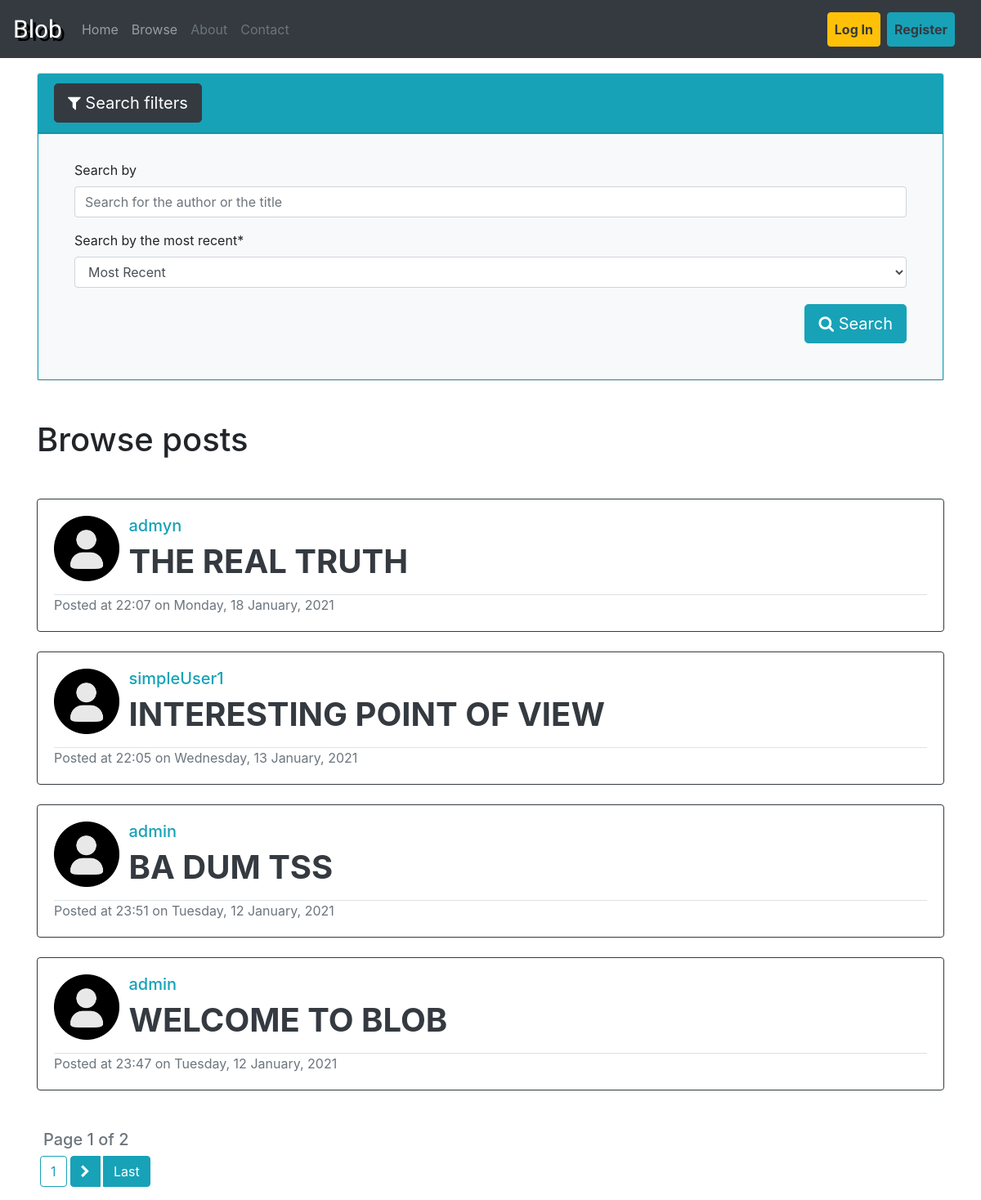
The page /browse/ on the database its author committed.
### blog/models.py (models this page shows, shortened)
class Post(models.Model):
    title = models.CharField(max_length = 100)
    content = tinymce_models.HTMLField()
    date = models.DateTimeField(default=timezone.now)
    author = models.ForeignKey(User, on_delete=models.CASCADE)

### account/models.py (models this page shows, shortened)
class Profile(models.Model):
    user = models.OneToOneField(User, on_delete=models.CASCADE)
    picture = models.ImageField(default=DEFAULT_PICTURE, upload_to=PROFILE_PICTURES_LOCATION)
    info = models.TextField(default="No info was provided", blank=True, null=True)
    def get_picture(self):
        if os.path.exists(self.picture.path):
            return self.picture.url
        return DEFAULT_PICTURE_URL

### blog/views/main_views.py (the view)
# urls.py: path('browse/', views.browse_posts, name='blog-browse'),
def browse_posts(request):
    post_search = request.GET.get("search")
    post_order = request.GET.get("order_by")
    order = "date" if post_order == "old" else "-date"
    default_form_values = {
        "search": post_search,
    }
    if post_search == None:
        post_search = ""
    form = SearchPostsForm(initial=default_form_values)
    filtered_posts = Post.objects.filter(Q(title__contains=post_search) | Q(author__username__contains=post_search)).order_by(order)
    posts_count = filtered_posts.count()
    posts_per_page = 4
    paginator = Paginator(filtered_posts, posts_per_page)
    page_number = request.GET.get("page")
    found_posts = paginator.get_page(page_number)
    context = {
        "posts": found_posts,
        "form": form,
        "title": "Search",
        "count": posts_count,
    }
    return render(request, "blog/main/browse.html", context=context)

### blog/forms.py
class SearchPostsForm(forms.Form):
    search = forms.CharField(label="Search by", required=False, max_length=100, widget=forms.TextInput(attrs={'name': 'search','placeholder':'Search for the author or the title'}))
    order_by = forms.ChoiceField(label="Search by the most recent", choices=(("new","Most Recent"), ("old","Oldest")))

### blog/templatetags/blog_extras.py (called while the page is built)
@register.simple_tag
def url_replace(request, field, value):
    parameters = request.GET.copy()
    parameters[field] = value
    return parameters.urlencode()

### blog/templates/blog/main/browse.html (shortened to what this page needs)
{% extends "blog/basic.html" %}
{% load crispy_forms_tags %}
{% load blog_extras %}
{% block content_big %}
<div id="accordion">
    <div class="card ">
      <div class="card-header bg-info" id="headingOne">
        <h5 class="mb-0">
          <button class="btn btn-dark btn-lg btn-white" data-toggle="collapse" data-target="#collapseOne" aria-expanded="true" aria-controls="collapseOne">
            <i class="fa fa-filter" aria-hidden="true"></i> Search filters
          </button>
        </h5>
      </div>
      <div id="collapseOne" class="collapse show" aria-labelledby="headingOne" data-parent="#accordion">
        <div class="card-body border border-info bg-light">
            <form method="GET" class="mt-1 p-2">
                <fieldset class="form-group ml-3 mr-3">
                    {{ form|crispy }}
                    <button class="btn btn-lg btn-info mt-1 pull-right" type="submit"> <i class="fa fa-search" aria-hidden="true"></i> Search </button>
                </fieldset>
            </form>
        </div>
      </div>
    </div>
</div>
    <div class="mt-5 mb-5">
        {% if request.GET.search %}
                <h1> Search results for <b> {{request.GET.search }}</b>  ({{count}})</h1>
                {% if count == 0 %}
                    <h1> Sorry, no results were found </h1>
                    <h3 class="text-muted">Check if the words are typed correctly or try searching for something else</h3>
                {% endif %}
        {% else %}
            <h1> Browse posts </h1>
        {% endif %}
    </div>
    {% for post in posts %}
        <div class="card border border-dark mt-4">
            <div class="card-body">
                <div class="row">
                    <div class="col-md-1">
                        <img src="{{ post.author.profile.get_picture }}" alt="Profile Picture" class="rounded" width="80" height="80">
                    </div>
                    <div class="col-md">
                        <h5>
                             <a href="{% url 'account-profile-inspect' post.author.pk %}" class="text-info">{{post.author.username}}</a>
                        </h5>
                        <h1 class="">
                            <a href="{% url 'blog-post-view' post.id %}" class="text-dark font-weight-bold">{{ post.title|upper }}</a>
                        </h1>
                    </div>
                </div>
                <div class="row mt-2">
                    <div class="col-md">
                        <div class="border-top text-muted">
                            Posted at {{ post.date|date:"G:i" }} on {{ post.date|date:"l, j F, Y " }}
                        </div>
                    </div>
                </div>
            </div>
        </div>
    {% endfor %}
    <p class="h5 text-muted mt-5 ml-2">
        Page {{ posts.number }} of {{ posts.paginator.num_pages }}
    </p>
    <div class="btn-toolbar " role="toolbar" aria-label="Toolbar with button groups" >
        <div class="btn-group mr-1" role="group" aria-label="Second group">
            <a href="?{% url_replace request 'page' posts.number %}" class="btn btn-outline-info"> {{ posts.number }}</a>
        </div>
        <div class="btn-group mr-1" role="group" aria-label="Third group">
            {% if posts.has_next %}
                <a href="?{% url_replace request 'page' posts.next_page_number %}" class="btn btn-info mr-1"> <i class="fa fa-chevron-right" aria-hidden="true"></i></a>
                <a href="?{% url_replace request 'page' posts.paginator.num_pages %}" class="btn btn-info"> Last </a>
            {% endif %}
        </div>
    </div>
{% endblock content_big %}

### rows shown on the page
Post: author.profile.get_picture (placeholder picture), author.username "admyn", title "THE REAL TRUTH", date "22:07", date "Monday, 18 January, 2021"
Post: author.profile.get_picture (placeholder picture), author.username "simpleUser1", title "INTERESTING POINT OF VIEW", date "22:05", date "Wednesday, 13 January, 2021"
Post: author.username "admin", title "BA DUM TSS", date "23:51", date "Tuesday, 12 January, 2021"
Post: author.username "admin", title "WELCOME TO BLOB", date "23:47", date "Tuesday, 12 January, 2021"

### other values the page prints
{{ posts.number }} "1"
{{ posts.paginator.num_pages }} "2"
